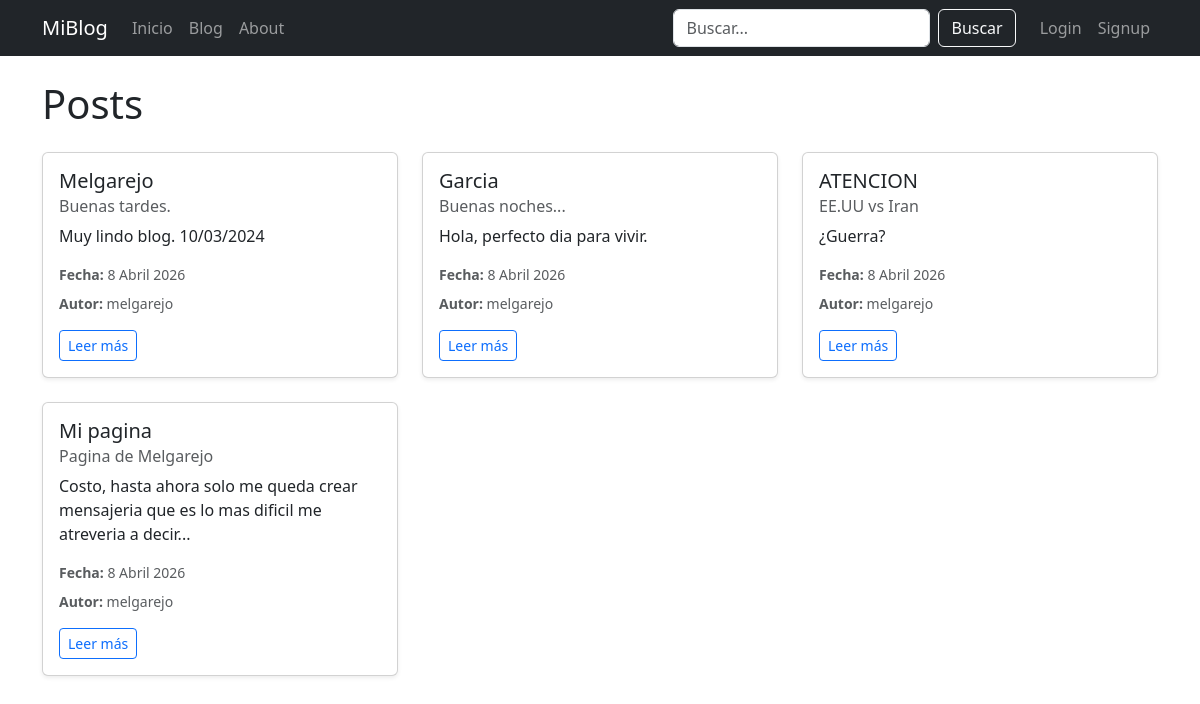
The page /pages/ on the database its author committed.
### mi_app/models.py (models this page shows, shortened)
class Post(models.Model):
    titulo = models.CharField(max_length=100)
    subtitulo = models.CharField(max_length=200)
    contenido = RichTextField()
    imagen = models.ImageField(upload_to='posts/', null=True, blank=True)
    fecha = models.DateField(auto_now_add=True)
    autor = models.ForeignKey(User, on_delete=models.CASCADE, null=True, blank=True)

### mi_app/views.py (the view)
# urls.py: path('pages/', views.inicio, name='inicio'),
def inicio(request):
    posts = Post.objects.all().order_by('-fecha')
    return render(request, 'mi_app/inicio.html', {'posts': posts})

### mi_app/templates/mi_app/inicio.html (shortened to what this page needs)
{% extends 'mi_app/base.html' %}
{% block content %}
<div class="d-flex justify-content-between align-items-center mb-4">
    <h1 class="mb-0">Posts</h1>
</div>
{% if posts %}
    <div class="row">
        {% for post in posts %}
            <div class="col-md-4 mb-4">
                <div class="card h-100 shadow-sm">
                    <div class="card-body d-flex flex-column">
                        <h5 class="card-title">{{ post.titulo }}</h5>
                        <h6 class="card-subtitle mb-2 text-muted">{{ post.subtitulo }}</h6>
                        <p class="card-text">{{ post.contenido|truncatewords:20 }}</p>
                        <p class="small text-muted mb-2">
                            <strong>Fecha:</strong> {{ post.fecha }}
                        </p>
                        {% if post.autor %}
                            <p class="small text-muted mb-3">
                                <strong>Autor:</strong> {{ post.autor.username }}
                            </p>
                        {% endif %}
                        <div class="mt-auto">
                            <a href="{% url 'mi_app:detalle_post' post.id %}" class="btn btn-outline-primary btn-sm">
                                Leer más
                            </a>
                        </div>
                    </div>
                </div>
            </div>
        {% endfor %}
    </div>
{% else %}
    <p>No hay páginas aún.</p>
{% endif %}
{% endblock %}

### mi_app/templates/mi_app/base.html (shortened to what this page needs)
<!DOCTYPE html>
<html lang="es">
<head>
    <link href="https://cdn.jsdelivr.net/npm/bootstrap@5.3.0/dist/css/bootstrap.min.css" rel="stylesheet">
</head>
<body>
<nav class="navbar navbar-expand-lg navbar-dark bg-dark">
  <div class="container">
    <a class="navbar-brand" href="{% url 'mi_app:home' %}">
        MiBlog
    </a>
    <div class="collapse navbar-collapse" id="navbarNav">
      <ul class="navbar-nav me-auto">
        <li class="nav-item">
          <a class="nav-link" href="{% url 'mi_app:home' %}">Inicio</a>
        </li>
        <li class="nav-item">
          <a class="nav-link" href="{% url 'mi_app:inicio' %}">Blog</a>
        </li>
        <li class="nav-item">
          <a class="nav-link" href="{% url 'mi_app:about' %}">About</a>
        </li>
      </ul>
      <form class="d-flex me-3" action="{% url 'mi_app:buscar' %}" method="GET">
        <input class="form-control me-2" type="search" name="q" placeholder="Buscar..." aria-label="Buscar">
        <button class="btn btn-outline-light" type="submit">Buscar</button>
      </form>
      <ul class="navbar-nav">
        {% if user.is_authenticated %}
          <li class="nav-item">
            <a class="nav-link" href="{% url 'accounts:perfil' %}">
              {{ user.username }}
            </a>
          </li>
          <li class="nav-item">
            <form action="{% url 'logout' %}" method="post">
                {% csrf_token %}
                <button class="btn btn-danger btn-sm ms-2">Logout</button>
            </form>
          </li>
        {% else %}
          <li class="nav-item">
            <a class="nav-link" href="{% url 'login' %}">Login</a>
          </li>
          <li class="nav-item">
            <a class="nav-link" href="{% url 'accounts:signup' %}">Signup</a>
          </li>
        {% endif %}
      </ul>
    </div>
  </div>
</nav>
<div class="container mt-4">
    {% block content %}
    {% endblock %}
</div>
</body>
</html>

### rows shown on the page
Post: titulo "Melgarejo", subtitulo "Buenas tardes.", contenido "Muy lindo blog. 10/03/2024", fecha "8 Abril 2026", autor.username "melgarejo"
Post: titulo "Garcia", subtitulo "Buenas noches...", contenido "Hola, perfecto dia para vivir.", fecha "8 Abril 2026", autor.username "melgarejo"
Post: titulo "ATENCION", subtitulo "EE.UU vs Iran", contenido "¿Guerra?", fecha "8 Abril 2026", autor.username "melgarejo"
Post: titulo "Mi pagina", subtitulo "Pagina de Melgarejo", contenido "Costo, hasta ahora solo me queda crear mensajeria que es lo mas dificil me atreveria a decir...", fecha "8 Abril 2026", autor.username "melgarejo"
